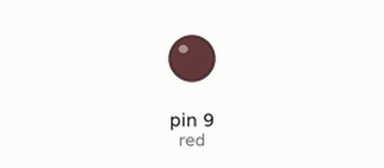
Recording of a sketch running on a simulated Arduino Uno, built with avr-gcc and run on an emulated ATmega328P. Parts: output pins drawn as LEDs (lit = HIGH).

Above: at 0.15 s.
Timing chart, 0 to 1.6 s (numbered marks = the images above):
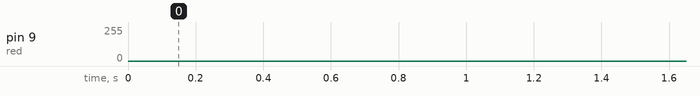

The sketch:

analogWrite.ino
```cpp
int red = 9;
int min = 0;
int max = 255;
int wait = 5;

void setup()
{
  pinMode(red, OUTPUT);
}

void loop()
{
  for (int i = min; i < max; i++)
  {
    analogWrite(red, i);
    delay(wait);
  }
  for (int i = max; i > min; i--)
  {
    analogWrite(red, i);
    delay(wait);
  }
}
```
